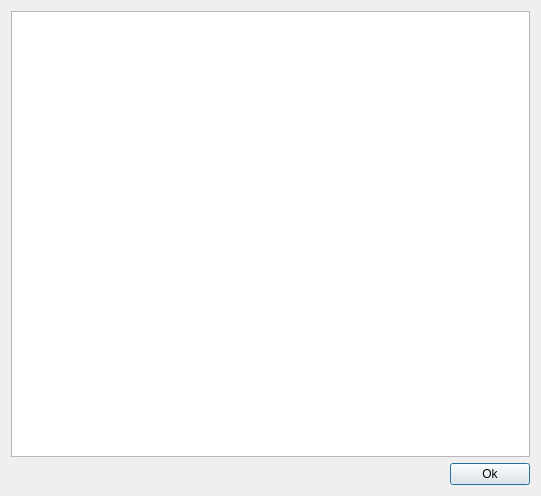
<?xml version="1.0" encoding="UTF-8"?>
<ui version="4.0">
 <class>TextViewer</class>
 <widget class="QDialog" name="TextViewer">
  <property name="geometry">
   <rect>
    <x>0</x>
    <y>0</y>
    <width>541</width>
    <height>496</height>
   </rect>
  </property>
  <property name="windowTitle">
   <string>Dialog</string>
  </property>
  <layout class="QVBoxLayout" name="verticalLayout">
   <item>
    <widget class="QTextEdit" name="textEdit"/>
   </item>
   <item>
    <widget class="QWidget" name="widget" native="true">
     <layout class="QHBoxLayout" name="horizontalLayout">
      <property name="spacing">
       <number>0</number>
      </property>
      <property name="leftMargin">
       <number>0</number>
      </property>
      <property name="topMargin">
       <number>0</number>
      </property>
      <property name="rightMargin">
       <number>0</number>
      </property>
      <property name="bottomMargin">
       <number>0</number>
      </property>
      <item>
       <spacer name="horizontalSpacer">
        <property name="orientation">
         <enum>Qt::Horizontal</enum>
        </property>
        <property name="sizeHint" stdset="0">
         <size>
          <width>440</width>
          <height>20</height>
         </size>
        </property>
       </spacer>
      </item>
      <item>
       <widget class="QPushButton" name="okButton">
        <property name="sizePolicy">
         <sizepolicy hsizetype="Fixed" vsizetype="Fixed">
          <horstretch>0</horstretch>
          <verstretch>0</verstretch>
         </sizepolicy>
        </property>
        <property name="text">
         <string>Ok</string>
        </property>
       </widget>
      </item>
     </layout>
    </widget>
   </item>
  </layout>
 </widget>
 <resources/>
 <connections/>
</ui>
